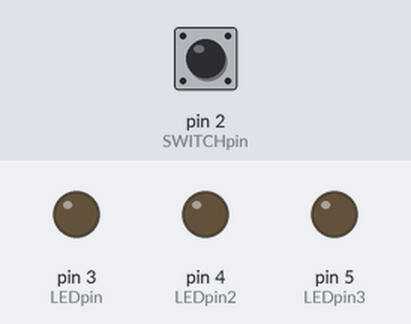
A sketch run on a simulated Arduino Uno, built with avr-gcc and run on an emulated ATmega328P. On the bench: output pins drawn as LEDs (lit = HIGH). The test bench sets the inputs (shaded band); at power-on: pin 2 (SWITCHpin) HIGH.

Above: at 1.2 s.
1.3 s: pin 2 (SWITCHpin) pulled LOW for 0.15 s
At 1.9 s:
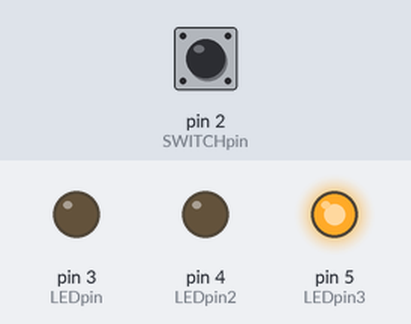
2.9 s: pin 2 (SWITCHpin) pulled LOW for 1 s
At 4.3 s:
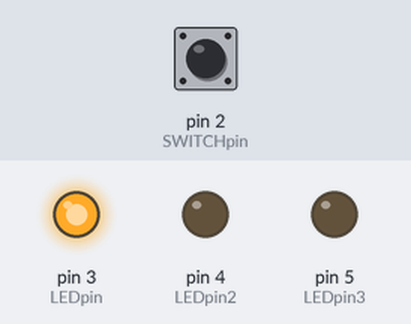
5.4 s: pin 2 (SWITCHpin) pulled LOW for 0.15 s
At 6.2 s:
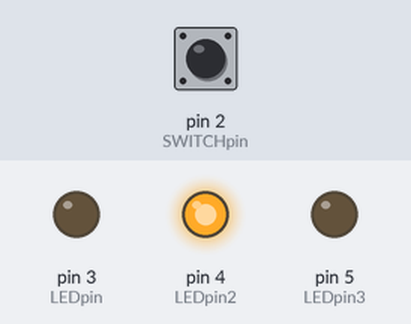
7.0 s: pin 2 (SWITCHpin) pulled LOW for 3.2 s
At 7.4 s:
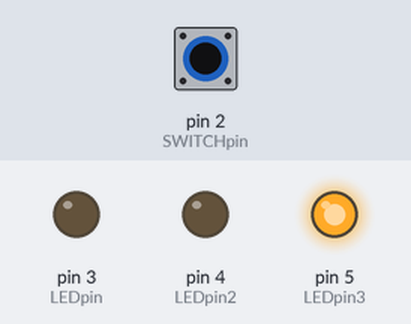
Timing chart, 0 to 10.0 s (numbered marks = the images above; inputs shaded):
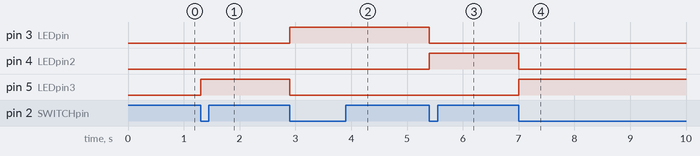

The sketch:

3LEDs.ino
```cpp
/* SimpleToggle_PB_LED */


const byte LEDpin = 3;
const byte SWITCHpin = 2;
const byte LEDpin2 = 4;
const byte LEDpin3 = 5;

byte LEDstate = HIGH;
byte LEDstate2 = HIGH;
byte LEDstate3 = HIGH;

byte SWITCHstate;
byte lastSWITCHstate;

long previousMillis= 0;
long currentMillis= 0;
long interval= 200;

void setup() {
  // put your setup code here, to run once:
pinMode(LEDpin, OUTPUT);
pinMode(SWITCHpin, INPUT);
digitalWrite(SWITCHpin, HIGH);
  //second led
pinMode(LEDpin2, OUTPUT);
pinMode(SWITCHpin, INPUT);
digitalWrite(SWITCHpin, HIGH);
  //Third led
pinMode(LEDpin3, OUTPUT);
pinMode(SWITCHpin, INPUT);
digitalWrite(SWITCHpin, HIGH);

}


void loop() {
  // put your main code here, to run repeatedly:

SWITCHstate = digitalRead(SWITCHpin);
Serial.print(currentMillis);
currentMillis=millis();
if (currentMillis-previousMillis>interval)
{

if ((lastSWITCHstate == HIGH) && (SWITCHstate == LOW))
{
    if (LEDstate == HIGH) {
    LEDstate = !LEDstate;
    LEDstate2 = !LEDstate2;
    }
    else if (LEDstate2 == HIGH) {
      LEDstate2 = !LEDstate2;
      LEDstate3 = !LEDstate3;
    }
    else {
    LEDstate3 = !LEDstate3;
      LEDstate = !LEDstate;
    }
    digitalWrite(LEDpin, LEDstate);
    digitalWrite(LEDpin2, LEDstate2);
    digitalWrite(LEDpin3, LEDstate3);
    previousMillis= currentMillis;
}
}

lastSWITCHstate = SWITCHstate;
}
```

Measured:
- after the input at 1.3 s, pin 5 (LEDpin3): LOW → HIGH at once
- after the input at 2.9 s, pin 3 (LEDpin): LOW → HIGH at once; pin 5 (LEDpin3): HIGH → LOW at once
- after the input at 5.4 s, pin 3 (LEDpin): HIGH → LOW at once; pin 4 (LEDpin2): LOW → HIGH at once
- after the input at 7.0 s, pin 4 (LEDpin2): HIGH → LOW at once; pin 5 (LEDpin3): LOW → HIGH at once
